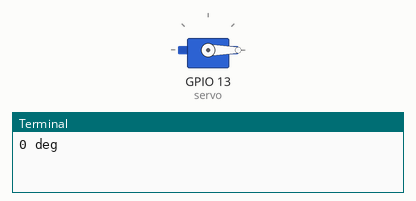
This program was run on a simulated Raspberry Pi (BCM pin numbers). Shown: servo, the last lines printed to the terminal. Servo angles are drawn from the pulse width (0.5 ms = 0°, 2.5 ms = 180°). At 12.0 s the program stops and its outputs stay as they are.

Above: at 0.1 s.
At 3.1 s:
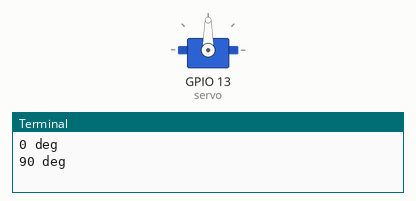
At 6.1 s:
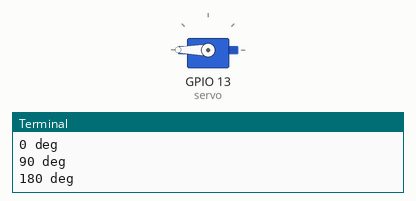
Timing chart, 0 to 10.5 s (numbered marks = the images above):
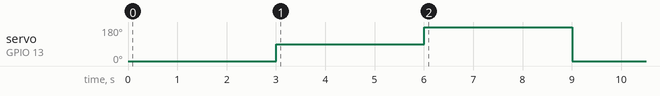

Measured:
- by itself, servo on GPIO 13 (servo): 0° → 90° at 3.0 s, → 180° 3.0 s later, → 0° 3.0 s later

The program:

Jitter-free-servo-control-with-raspberry-pi.py
```python
import RPi.GPIO as GPIO
import pigpio
import time
servo = 13 #কোন পিন এ কানেক্ট করেছি সেটা বলে দিলাম।
pwm = pigpio.pi()
pwm.set_mode(servo, pigpio.OUTPUT)
pwm.set_PWM_frequency(servo, 50) #PWM ফ্রিকুএন্সি সেট করে দিলাম এটা ৫০ রাখলেই ভাল।
print("0 deg")
pwm.set_servo_pulsewidth(servo, 500) ;
time.sleep(3)
print( "90 deg" )
pwm.set_servo_pulsewidth(servo, 1500) ;
time.sleep(3)
print("180 deg")
pwm.set_servo_pulsewidth(servo, 2500) ;
time.sleep(3)
print("0 deg")
pwm.set_servo_pulsewidth(servo, 500) ;
time.sleep(3)
pwm.set_PWM_dutycycle(servo, 0)
pwm.set_PWM_frequency(servo, 0)
```
